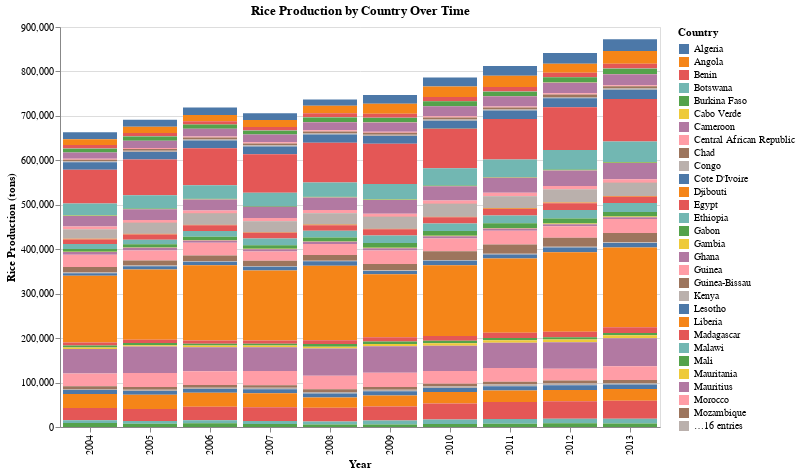

This figure's notebook cell:
### Code cell
# Create a bar chart to show rice production changes over time by region
bar_chart = alt.Chart(country_yearly).mark_bar().encode(
    x=alt.X('Year:O', title='Year'),
    y=alt.Y('Value:Q', title='Rice Production (tons)'),
    color='Country:N',
    tooltip=['Country', 'Year', 'Value']
).properties(
    title='Rice Production by Country Over Time',
    width=600,
    height=400
)
# Display the charts
(bar_chart).display()

### Figure 1 — Vega-Lite specification as saved in the notebook (floating-point values rounded to 4 significant figures; data arrays with more than 128 entries replaced by an {"elided": "..."} marker saying what was removed)
{"config": {"view": {"continuousWidth": 300, "continuousHeight": 300}}, "data": {"name": "data-7476376b220141659c1baf4450258c9d"}, "mark": {"type": "bar"}, "encoding": {"color": {"field": "Country", "type": "nominal"}, "tooltip": [{"field": "Country", "type": "nominal"}, {"field": "Year", "type": "quantitative"}, {"field": "Value", "type": "quantitative"}], "x": {"field": "Year", "title": "Year", "type": "ordinal"}, "y": {"field": "Value", "title": "Rice Production (tons)", "type": "quantitative"}}, "height": 400, "title": "Rice Production by Country Over Time", "width": 600, "$schema": "https://vega.github.io/schema/vega-lite/v5.17.0.json", "datasets": {"data-7476376b220141659c1baf4450258c9d": {"elided": "450 records"}}}
